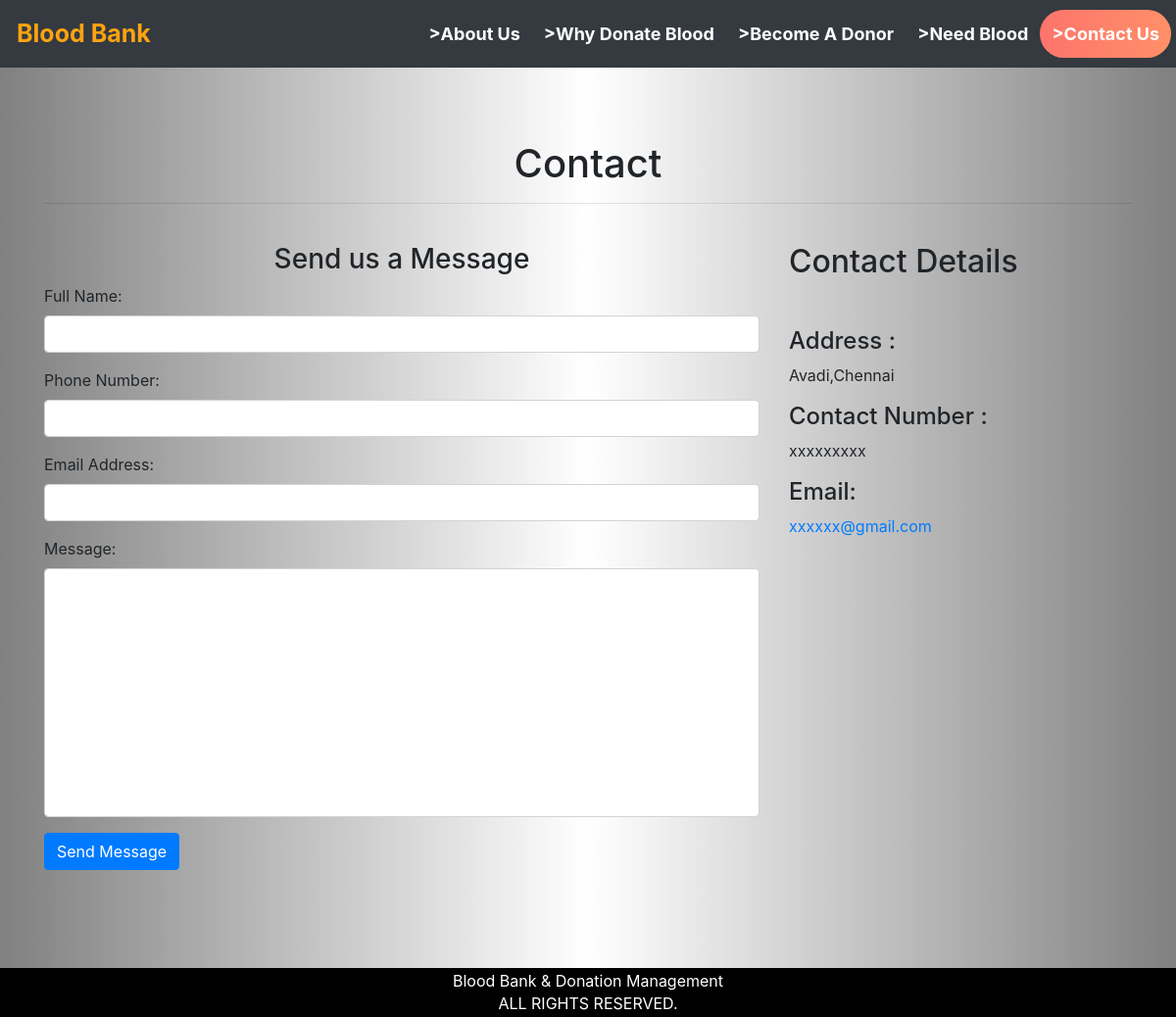
Page /contact_us.php on the committed database.
### tables this page shows
create table contact_info(
contact_id int auto_increment Not Null,
contact_address varchar(100) NOT NULL,
contact_mail varchar(50) NOT NULL,
contact_phone varchar(100) NOT NULL,
primary key(contact_id)
);

### contact_us.php (the view, shortened to what this page needs)
<html>
<head>
  <link rel="stylesheet" href="https://maxcdn.bootstrapcdn.com/bootstrap/4.5.2/css/bootstrap.min.css">
</head>
<body>
<?php $active ='contact';
include 'head.php'; ?>
    <br>
<div id="page-container" style="margin-top:50px; position: relative;min-height: 84vh;">
  <div class="container">
  <div id="content-wrap" style="padding-bottom:50px;">
    <h1 class="mt-4 mb-3" style="text-align:center">Contact</h1><hr><br>
    <div class="row">
      <div class="col-lg-8 mb-4">
        <h3 style="text-align:center">Send us a Message</h3>
        <form name="sentMessage"  method="post">
            <div class="control-group form-group">
                <div class="controls">
                    <label>Full Name:</label>
                    <input type="text" class="form-control" id="name" name="fullname" required>
                </div>
            </div>
            <div class="control-group form-group">
                <div class="controls">
                    <label>Phone Number:</label>
                    <input type="tel" class="form-control" id="phone" name="contactno"  required >
                </div>
            </div>
            <div class="control-group form-group">
                <div class="controls">
                    <label>Email Address:</label>
                    <input type="email" class="form-control" id="email" name="email" required>
                </div>
            </div>
            <div class="control-group form-group">
                <div class="controls">
                    <label>Message:</label>
                    <textarea rows="10" cols="100" class="form-control" id="message" name="message" required  maxlength="999" style="resize:none"></textarea>
                </div>
            </div>
            <button type="submit" name="send"  class="btn btn-primary">Send Message</button>
        </form>
    </div>
    <div class="col-lg-4 mb-4">
        <h2>Contact Details</h2>
        <?php
          include 'conn.php';
          $sql= "select * from contact_info";
          $result=mysqli_query($conn,$sql);
          if(mysqli_num_rows($result)>0)   {
              while($row = mysqli_fetch_assoc($result)) { ?>
        <br>
        <p>
            <h4>Address :</h4><?php echo $row['contact_address']; ?>
        </p>
        <p>
            <h4>Contact Number :</h4><?php echo $row['contact_phone']; ?>
        </p>
        <p>
          <h4>  Email: </h4><a href="#"><?php echo $row['contact_mail']; ?></a>
        </p>
        <?php }
      } ?>
    </div>
</div>
</div>
</div>
<?php include 'footer.php' ?>
</div>
</body>
</html>

### contact_us.php (style rules this page uses)
body { background: linear-gradient(to right, gray, white, gray); }

### footer.php (style rules this page uses)
html, body { height: 100%; }
#page-container { min-height: 100vh; position: relative; padding-bottom: 60px; }

### rows in the picture
contact_info: contact_address "Avadi,Chennai", contact_phone "xxxxxxxxx", contact_mail "xxxxxx@gmail.com"
